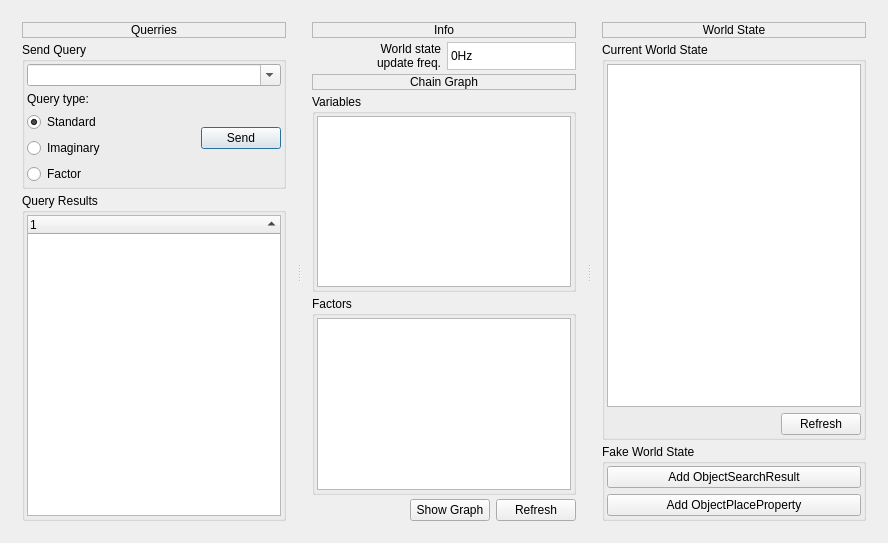
<?xml version="1.0" encoding="UTF-8"?>
<ui version="4.0">
 <class>MainDialogClass</class>
 <widget class="QDialog" name="MainDialogClass">
  <property name="geometry">
   <rect>
    <x>0</x>
    <y>0</y>
    <width>888</width>
    <height>543</height>
   </rect>
  </property>
  <property name="windowTitle">
   <string>Conceptual.SA Tester</string>
  </property>
  <property name="windowIcon">
   <iconset resource="resources.qrc">
    <normaloff>:/icons/icons/applications-engineering.png</normaloff>:/icons/icons/applications-engineering.png</iconset>
  </property>
  <layout class="QHBoxLayout" name="horizontalLayout_3">
   <item>
    <widget class="QSplitter" name="splitter">
     <property name="orientation">
      <enum>Qt::Horizontal</enum>
     </property>
     <widget class="QWidget" name="layoutWidget">
      <layout class="QVBoxLayout" name="verticalLayout_4">
       <property name="spacing">
        <number>4</number>
       </property>
       <item>
        <widget class="QLabel" name="label_3">
         <property name="frameShape">
          <enum>QFrame::StyledPanel</enum>
         </property>
         <property name="frameShadow">
          <enum>QFrame::Raised</enum>
         </property>
         <property name="text">
          <string>Querries</string>
         </property>
         <property name="alignment">
          <set>Qt::AlignCenter</set>
         </property>
        </widget>
       </item>
       <item>
        <widget class="QGroupBox" name="groupBox">
         <property name="title">
          <string>Send Query</string>
         </property>
         <layout class="QVBoxLayout" name="verticalLayout">
          <property name="margin">
           <number>2</number>
          </property>
          <item>
           <widget class="QComboBox" name="queryComboBox">
            <property name="editable">
             <bool>true</bool>
            </property>
            <property name="insertPolicy">
             <enum>QComboBox::NoInsert</enum>
            </property>
           </widget>
          </item>
          <item>
           <layout class="QHBoxLayout" name="horizontalLayout">
            <item>
             <layout class="QVBoxLayout" name="verticalLayout_8">
              <item>
               <widget class="QLabel" name="label">
                <property name="text">
                 <string>Query type:</string>
                </property>
               </widget>
              </item>
              <item>
               <widget class="QRadioButton" name="standardQueryRadioButton">
                <property name="text">
                 <string>Standard</string>
                </property>
                <property name="checked">
                 <bool>true</bool>
                </property>
               </widget>
              </item>
              <item>
               <widget class="QRadioButton" name="imaginaryQueryRadioButton">
                <property name="text">
                 <string>Imaginary</string>
                </property>
               </widget>
              </item>
              <item>
               <widget class="QRadioButton" name="factorQueryRadioButton">
                <property name="text">
                 <string>Factor</string>
                </property>
               </widget>
              </item>
             </layout>
            </item>
            <item>
             <spacer name="horizontalSpacer">
              <property name="orientation">
               <enum>Qt::Horizontal</enum>
              </property>
              <property name="sizeHint" stdset="0">
               <size>
                <width>40</width>
                <height>20</height>
               </size>
              </property>
             </spacer>
            </item>
            <item>
             <widget class="QPushButton" name="sendQueryButton">
              <property name="text">
               <string>Send</string>
              </property>
              <property name="icon">
               <iconset resource="resources.qrc">
                <normaloff>:/icons/icons/stock_mail-send-receive.png</normaloff>:/icons/icons/stock_mail-send-receive.png</iconset>
              </property>
             </widget>
            </item>
           </layout>
          </item>
         </layout>
        </widget>
       </item>
       <item>
        <widget class="QGroupBox" name="groupBox_2">
         <property name="title">
          <string>Query Results</string>
         </property>
         <layout class="QVBoxLayout" name="verticalLayout_2">
          <property name="margin">
           <number>2</number>
          </property>
          <item>
           <widget class="QTreeWidget" name="queryResultTreeWidget">
            <property name="alternatingRowColors">
             <bool>true</bool>
            </property>
            <property name="rootIsDecorated">
             <bool>false</bool>
            </property>
            <property name="itemsExpandable">
             <bool>false</bool>
            </property>
            <property name="sortingEnabled">
             <bool>true</bool>
            </property>
            <property name="allColumnsShowFocus">
             <bool>true</bool>
            </property>
           </widget>
          </item>
         </layout>
        </widget>
       </item>
      </layout>
     </widget>
     <widget class="QWidget" name="verticalLayoutWidget">
      <layout class="QVBoxLayout" name="verticalLayout_5">
       <property name="spacing">
        <number>4</number>
       </property>
       <item>
        <widget class="QLabel" name="label_6">
         <property name="frameShape">
          <enum>QFrame::StyledPanel</enum>
         </property>
         <property name="frameShadow">
          <enum>QFrame::Raised</enum>
         </property>
         <property name="text">
          <string>Info</string>
         </property>
         <property name="alignment">
          <set>Qt::AlignCenter</set>
         </property>
        </widget>
       </item>
       <item>
        <layout class="QGridLayout" name="gridLayout_2">
         <item row="0" column="0">
          <widget class="QLabel" name="label_2">
           <property name="text">
            <string>World state
update freq.</string>
           </property>
           <property name="alignment">
            <set>Qt::AlignRight|Qt::AlignTrailing|Qt::AlignVCenter</set>
           </property>
          </widget>
         </item>
         <item row="0" column="1">
          <widget class="QLabel" name="wsFreqLabel">
           <property name="styleSheet">
            <string notr="true">background-color:white</string>
           </property>
           <property name="frameShape">
            <enum>QFrame::StyledPanel</enum>
           </property>
           <property name="frameShadow">
            <enum>QFrame::Sunken</enum>
           </property>
           <property name="text">
            <string>0Hz</string>
           </property>
          </widget>
         </item>
        </layout>
       </item>
       <item>
        <widget class="QLabel" name="label_4">
         <property name="frameShape">
          <enum>QFrame::StyledPanel</enum>
         </property>
         <property name="frameShadow">
          <enum>QFrame::Raised</enum>
         </property>
         <property name="text">
          <string>Chain Graph</string>
         </property>
         <property name="alignment">
          <set>Qt::AlignCenter</set>
         </property>
        </widget>
       </item>
       <item>
        <widget class="QGroupBox" name="groupBox_5">
         <property name="title">
          <string>Variables</string>
         </property>
         <layout class="QVBoxLayout" name="verticalLayout_6">
          <property name="margin">
           <number>2</number>
          </property>
          <item>
           <widget class="QListWidget" name="variablesListWidget"/>
          </item>
         </layout>
        </widget>
       </item>
       <item>
        <widget class="QGroupBox" name="groupBox_4">
         <property name="title">
          <string>Factors</string>
         </property>
         <layout class="QVBoxLayout" name="verticalLayout_10">
          <property name="margin">
           <number>2</number>
          </property>
          <item>
           <widget class="QListWidget" name="factorsListWidget"/>
          </item>
         </layout>
        </widget>
       </item>
       <item>
        <layout class="QHBoxLayout" name="horizontalLayout_4">
         <item>
          <spacer name="horizontalSpacer_4">
           <property name="orientation">
            <enum>Qt::Horizontal</enum>
           </property>
           <property name="sizeHint" stdset="0">
            <size>
             <width>40</width>
             <height>20</height>
            </size>
           </property>
          </spacer>
         </item>
         <item>
          <widget class="QPushButton" name="showGraphButton">
           <property name="text">
            <string>Show Graph</string>
           </property>
           <property name="icon">
            <iconset resource="resources.qrc">
             <normaloff>:/icons/icons/nepomuk.png</normaloff>:/icons/icons/nepomuk.png</iconset>
           </property>
          </widget>
         </item>
         <item>
          <widget class="QPushButton" name="refreshVarsButton">
           <property name="text">
            <string>Refresh</string>
           </property>
           <property name="icon">
            <iconset resource="resources.qrc">
             <normaloff>:/icons/icons/reload.png</normaloff>:/icons/icons/reload.png</iconset>
           </property>
          </widget>
         </item>
        </layout>
       </item>
      </layout>
     </widget>
     <widget class="QWidget" name="verticalLayoutWidget_2">
      <layout class="QVBoxLayout" name="verticalLayout_3">
       <property name="spacing">
        <number>4</number>
       </property>
       <item>
        <widget class="QLabel" name="label_5">
         <property name="frameShape">
          <enum>QFrame::StyledPanel</enum>
         </property>
         <property name="frameShadow">
          <enum>QFrame::Raised</enum>
         </property>
         <property name="text">
          <string>World State</string>
         </property>
         <property name="alignment">
          <set>Qt::AlignCenter</set>
         </property>
        </widget>
       </item>
       <item>
        <widget class="QGroupBox" name="groupBox_6">
         <property name="title">
          <string>Current World State</string>
         </property>
         <layout class="QVBoxLayout" name="verticalLayout_7">
          <property name="margin">
           <number>2</number>
          </property>
          <item>
           <widget class="QTreeWidget" name="wsTreeWidget">
            <property name="headerHidden">
             <bool>true</bool>
            </property>
            <column>
             <property name="text">
              <string notr="true">1</string>
             </property>
            </column>
           </widget>
          </item>
          <item>
           <layout class="QHBoxLayout" name="horizontalLayout_5">
            <item>
             <spacer name="horizontalSpacer_5">
              <property name="orientation">
               <enum>Qt::Horizontal</enum>
              </property>
              <property name="sizeHint" stdset="0">
               <size>
                <width>40</width>
                <height>20</height>
               </size>
              </property>
             </spacer>
            </item>
            <item>
             <widget class="QPushButton" name="refreshWsButton">
              <property name="text">
               <string>Refresh</string>
              </property>
              <property name="icon">
               <iconset resource="resources.qrc">
                <normaloff>:/icons/icons/reload.png</normaloff>:/icons/icons/reload.png</iconset>
              </property>
             </widget>
            </item>
           </layout>
          </item>
         </layout>
        </widget>
       </item>
       <item>
        <widget class="QGroupBox" name="groupBox_3">
         <property name="title">
          <string>Fake World State</string>
         </property>
         <layout class="QVBoxLayout" name="verticalLayout_9">
          <property name="margin">
           <number>2</number>
          </property>
          <item>
           <widget class="QPushButton" name="addObjectSearchResultButton">
            <property name="text">
             <string>Add ObjectSearchResult</string>
            </property>
            <property name="icon">
             <iconset resource="resources.qrc">
              <normaloff>:/icons/icons/add.png</normaloff>:/icons/icons/add.png</iconset>
            </property>
           </widget>
          </item>
          <item>
           <widget class="QPushButton" name="addObjectPlacePropertyButton">
            <property name="text">
             <string>Add ObjectPlaceProperty</string>
            </property>
            <property name="icon">
             <iconset resource="resources.qrc">
              <normaloff>:/icons/icons/add.png</normaloff>:/icons/icons/add.png</iconset>
            </property>
           </widget>
          </item>
         </layout>
        </widget>
       </item>
      </layout>
     </widget>
    </widget>
   </item>
  </layout>
 </widget>
 <layoutdefault spacing="6" margin="11"/>
 <resources>
  <include location="resources.qrc"/>
 </resources>
 <connections/>
</ui>
